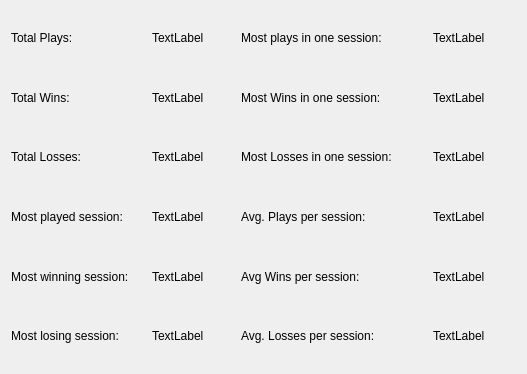
<?xml version="1.0" encoding="UTF-8"?>
<ui version="4.0">
 <class>Dialog</class>
 <widget class="QDialog" name="Dialog">
  <property name="windowModality">
   <enum>Qt::ApplicationModal</enum>
  </property>
  <property name="geometry">
   <rect>
    <x>0</x>
    <y>0</y>
    <width>527</width>
    <height>374</height>
   </rect>
  </property>
  <property name="windowTitle">
   <string>Dialog</string>
  </property>
  <layout class="QHBoxLayout" name="horizontalLayout_13">
   <item>
    <layout class="QVBoxLayout" name="verticalLayout">
     <item>
      <layout class="QHBoxLayout" name="horizontalLayout">
       <item>
        <widget class="QLabel" name="label_1">
         <property name="text">
          <string>Total Plays: </string>
         </property>
        </widget>
       </item>
       <item>
        <spacer name="horizontalSpacer">
         <property name="orientation">
          <enum>Qt::Horizontal</enum>
         </property>
         <property name="sizeHint" stdset="0">
          <size>
           <width>34</width>
           <height>17</height>
          </size>
         </property>
        </spacer>
       </item>
       <item>
        <widget class="QLabel" name="lbl_totalplays">
         <property name="text">
          <string>TextLabel</string>
         </property>
        </widget>
       </item>
      </layout>
     </item>
     <item>
      <layout class="QHBoxLayout" name="horizontalLayout_2">
       <item>
        <widget class="QLabel" name="label_2">
         <property name="text">
          <string>Total Wins: </string>
         </property>
        </widget>
       </item>
       <item>
        <spacer name="horizontalSpacer_5">
         <property name="orientation">
          <enum>Qt::Horizontal</enum>
         </property>
         <property name="sizeHint" stdset="0">
          <size>
           <width>34</width>
           <height>17</height>
          </size>
         </property>
        </spacer>
       </item>
       <item>
        <widget class="QLabel" name="lbl_totalwins">
         <property name="text">
          <string>TextLabel</string>
         </property>
        </widget>
       </item>
      </layout>
     </item>
     <item>
      <layout class="QHBoxLayout" name="horizontalLayout_3">
       <item>
        <widget class="QLabel" name="label_5">
         <property name="text">
          <string>Total Losses:</string>
         </property>
        </widget>
       </item>
       <item>
        <spacer name="horizontalSpacer_13">
         <property name="orientation">
          <enum>Qt::Horizontal</enum>
         </property>
         <property name="sizeHint" stdset="0">
          <size>
           <width>33</width>
           <height>17</height>
          </size>
         </property>
        </spacer>
       </item>
       <item>
        <widget class="QLabel" name="lbl_totallosses">
         <property name="text">
          <string>TextLabel</string>
         </property>
        </widget>
       </item>
      </layout>
     </item>
     <item>
      <layout class="QHBoxLayout" name="horizontalLayout_4">
       <item>
        <widget class="QLabel" name="label_9">
         <property name="text">
          <string>Most played session:</string>
         </property>
        </widget>
       </item>
       <item>
        <spacer name="horizontalSpacer_9">
         <property name="orientation">
          <enum>Qt::Horizontal</enum>
         </property>
         <property name="sizeHint" stdset="0">
          <size>
           <width>20</width>
           <height>17</height>
          </size>
         </property>
        </spacer>
       </item>
       <item>
        <widget class="QLabel" name="lbl_mostplayedday">
         <property name="text">
          <string>TextLabel</string>
         </property>
        </widget>
       </item>
      </layout>
     </item>
     <item>
      <layout class="QHBoxLayout" name="horizontalLayout_5">
       <item>
        <widget class="QLabel" name="label_17">
         <property name="text">
          <string>Most winning session:</string>
         </property>
        </widget>
       </item>
       <item>
        <spacer name="horizontalSpacer_17">
         <property name="orientation">
          <enum>Qt::Horizontal</enum>
         </property>
         <property name="sizeHint" stdset="0">
          <size>
           <width>22</width>
           <height>17</height>
          </size>
         </property>
        </spacer>
       </item>
       <item>
        <widget class="QLabel" name="lbl_mostwinningday">
         <property name="text">
          <string>TextLabel</string>
         </property>
        </widget>
       </item>
      </layout>
     </item>
     <item>
      <layout class="QHBoxLayout" name="horizontalLayout_6">
       <item>
        <widget class="QLabel" name="label_21">
         <property name="text">
          <string>Most losing session:</string>
         </property>
        </widget>
       </item>
       <item>
        <spacer name="horizontalSpacer_21">
         <property name="orientation">
          <enum>Qt::Horizontal</enum>
         </property>
         <property name="sizeHint" stdset="0">
          <size>
           <width>19</width>
           <height>17</height>
          </size>
         </property>
        </spacer>
       </item>
       <item>
        <widget class="QLabel" name="lbl_mostlosingday">
         <property name="text">
          <string>TextLabel</string>
         </property>
        </widget>
       </item>
      </layout>
     </item>
    </layout>
   </item>
   <item>
    <spacer name="horizontalSpacer_10">
     <property name="orientation">
      <enum>Qt::Horizontal</enum>
     </property>
     <property name="sizeHint" stdset="0">
      <size>
       <width>36</width>
       <height>20</height>
      </size>
     </property>
    </spacer>
   </item>
   <item>
    <layout class="QVBoxLayout" name="verticalLayout_2">
     <item>
      <layout class="QHBoxLayout" name="horizontalLayout_7">
       <item>
        <widget class="QLabel" name="label_3">
         <property name="text">
          <string>Most plays in one session:</string>
         </property>
        </widget>
       </item>
       <item>
        <spacer name="horizontalSpacer_3">
         <property name="orientation">
          <enum>Qt::Horizontal</enum>
         </property>
         <property name="sizeHint" stdset="0">
          <size>
           <width>40</width>
           <height>20</height>
          </size>
         </property>
        </spacer>
       </item>
       <item>
        <widget class="QLabel" name="lbl_mostplaysinonesession">
         <property name="text">
          <string>TextLabel</string>
         </property>
        </widget>
       </item>
      </layout>
     </item>
     <item>
      <layout class="QHBoxLayout" name="horizontalLayout_8">
       <item>
        <widget class="QLabel" name="label_7">
         <property name="text">
          <string>Most Wins in one session:</string>
         </property>
        </widget>
       </item>
       <item>
        <spacer name="horizontalSpacer_7">
         <property name="orientation">
          <enum>Qt::Horizontal</enum>
         </property>
         <property name="sizeHint" stdset="0">
          <size>
           <width>40</width>
           <height>20</height>
          </size>
         </property>
        </spacer>
       </item>
       <item>
        <widget class="QLabel" name="lbl_mostwinsinonesession">
         <property name="text">
          <string>TextLabel</string>
         </property>
        </widget>
       </item>
      </layout>
     </item>
     <item>
      <layout class="QHBoxLayout" name="horizontalLayout_9">
       <item>
        <widget class="QLabel" name="label_15">
         <property name="text">
          <string>Most Losses in one session:</string>
         </property>
        </widget>
       </item>
       <item>
        <spacer name="horizontalSpacer_15">
         <property name="orientation">
          <enum>Qt::Horizontal</enum>
         </property>
         <property name="sizeHint" stdset="0">
          <size>
           <width>40</width>
           <height>20</height>
          </size>
         </property>
        </spacer>
       </item>
       <item>
        <widget class="QLabel" name="lbl_mostlossesinonesession">
         <property name="text">
          <string>TextLabel</string>
         </property>
        </widget>
       </item>
      </layout>
     </item>
     <item>
      <layout class="QHBoxLayout" name="horizontalLayout_10">
       <item>
        <widget class="QLabel" name="label_11">
         <property name="text">
          <string>Avg. Plays per session:</string>
         </property>
        </widget>
       </item>
       <item>
        <spacer name="horizontalSpacer_11">
         <property name="orientation">
          <enum>Qt::Horizontal</enum>
         </property>
         <property name="sizeHint" stdset="0">
          <size>
           <width>40</width>
           <height>20</height>
          </size>
         </property>
        </spacer>
       </item>
       <item>
        <widget class="QLabel" name="lbl_avgplayspersession">
         <property name="text">
          <string>TextLabel</string>
         </property>
        </widget>
       </item>
      </layout>
     </item>
     <item>
      <layout class="QHBoxLayout" name="horizontalLayout_11">
       <item>
        <widget class="QLabel" name="label_19">
         <property name="text">
          <string>Avg Wins per session:</string>
         </property>
        </widget>
       </item>
       <item>
        <spacer name="horizontalSpacer_19">
         <property name="orientation">
          <enum>Qt::Horizontal</enum>
         </property>
         <property name="sizeHint" stdset="0">
          <size>
           <width>40</width>
           <height>20</height>
          </size>
         </property>
        </spacer>
       </item>
       <item>
        <widget class="QLabel" name="lbl_avgwinspersession">
         <property name="text">
          <string>TextLabel</string>
         </property>
        </widget>
       </item>
      </layout>
     </item>
     <item>
      <layout class="QHBoxLayout" name="horizontalLayout_12">
       <item>
        <widget class="QLabel" name="label_23">
         <property name="text">
          <string>Avg. Losses per session:</string>
         </property>
        </widget>
       </item>
       <item>
        <spacer name="horizontalSpacer_23">
         <property name="orientation">
          <enum>Qt::Horizontal</enum>
         </property>
         <property name="sizeHint" stdset="0">
          <size>
           <width>40</width>
           <height>20</height>
          </size>
         </property>
        </spacer>
       </item>
       <item>
        <widget class="QLabel" name="lbl_avglossespersession">
         <property name="text">
          <string>TextLabel</string>
         </property>
        </widget>
       </item>
      </layout>
     </item>
    </layout>
   </item>
   <item>
    <spacer name="horizontalSpacer_2">
     <property name="orientation">
      <enum>Qt::Horizontal</enum>
     </property>
     <property name="sizeType">
      <enum>QSizePolicy::Minimum</enum>
     </property>
     <property name="sizeHint" stdset="0">
      <size>
       <width>31</width>
       <height>20</height>
      </size>
     </property>
    </spacer>
   </item>
  </layout>
 </widget>
 <resources/>
 <connections/>
</ui>
